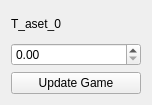
<?xml version="1.0" encoding="UTF-8"?>
<ui version="4.0">
 <class>Game</class>
 <widget class="QWidget" name="Game">
  <property name="geometry">
   <rect>
    <x>0</x>
    <y>0</y>
    <width>152</width>
    <height>105</height>
   </rect>
  </property>
  <property name="windowTitle">
   <string>Form</string>
  </property>
  <layout class="QVBoxLayout" name="verticalLayout">
   <item>
    <widget class="QLabel" name="label">
     <property name="text">
      <string>T_aset_0</string>
     </property>
    </widget>
   </item>
   <item>
    <widget class="QDoubleSpinBox" name="tasetBox">
     <property name="sizePolicy">
      <sizepolicy hsizetype="Minimum" vsizetype="Fixed">
       <horstretch>0</horstretch>
       <verstretch>0</verstretch>
      </sizepolicy>
     </property>
     <property name="maximumSize">
      <size>
       <width>16777215</width>
       <height>16777215</height>
      </size>
     </property>
     <property name="maximum">
      <double>16777215.000000000000000</double>
     </property>
    </widget>
   </item>
   <item>
    <widget class="QPushButton" name="gameButton">
     <property name="text">
      <string>Update Game</string>
     </property>
    </widget>
   </item>
  </layout>
 </widget>
 <resources/>
 <connections/>
</ui>
